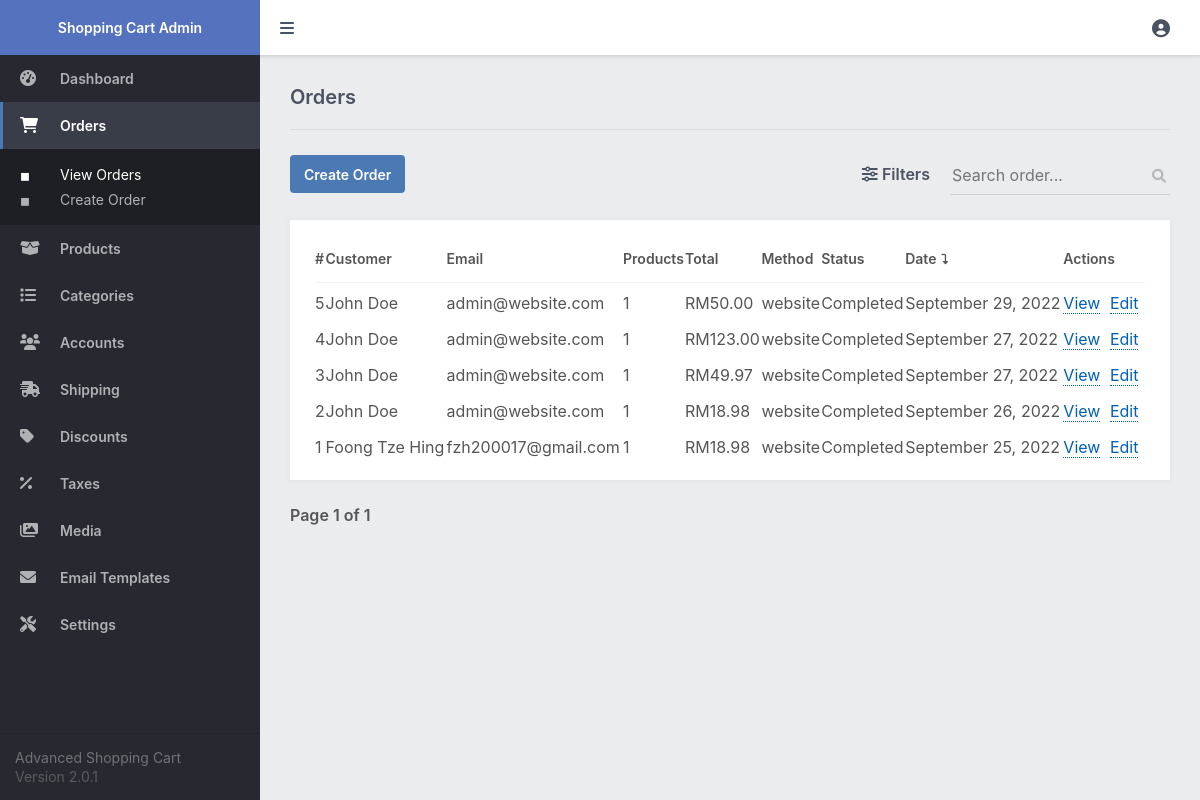
The page /admin/index.php?page=orders (signed in) on the database its author committed.
### tables this page shows
CREATE TABLE `transactions` (
  `id` int(11) NOT NULL,
  `txn_id` varchar(255) NOT NULL,
  `payment_amount` decimal(7,2) NOT NULL,
  `payment_status` varchar(30) NOT NULL,
  `created` datetime NOT NULL,
  `payer_email` varchar(255) NOT NULL DEFAULT '',
  `first_name` varchar(100) NOT NULL DEFAULT '',
  `last_name` varchar(100) NOT NULL DEFAULT '',
  `address_street` varchar(255) NOT NULL DEFAULT '',
  `address_city` varchar(100) NOT NULL DEFAULT '',
  `address_state` varchar(100) NOT NULL DEFAULT '',
  `address_zip` varchar(50) NOT NULL DEFAULT '',
  `address_country` varchar(100) NOT NULL DEFAULT '',
  `account_id` int(11) DEFAULT NULL,
  `payment_method` varchar(50) NOT NULL DEFAULT 'website',
  `shipping_method` varchar(255) NOT NULL DEFAULT '',
  `shipping_amount` decimal(7,2) NOT NULL DEFAULT 0.00,
  `discount_code` varchar(50) NOT NULL DEFAULT ''
);

### admin/index.php (called while the page is built, shortened)
<?php
include '../functions.php';
$page = isset($_GET['page']) && file_exists($_GET['page'] . '.php') ? $_GET['page'] : 'dashboard';
include $page . '.php';
?>

### admin/orders.php (the view, shortened to what this page needs)
<?php
$pagination_page = isset($_GET['pagination_page']) ? $_GET['pagination_page'] : 1;
$search = isset($_GET['search']) ? $_GET['search'] : '';
$status = isset($_GET['status']) ? $_GET['status'] : '';
$method = isset($_GET['method']) ? $_GET['method'] : '';
$account_id = isset($_GET['account_id']) ? $_GET['account_id'] : '';
$order = isset($_GET['order']) && $_GET['order'] == 'ASC' ? 'ASC' : 'DESC';
$order_by_whitelist = ['id','first_name','total_products','payment_amount','payment_method','payment_status','created','payer_email'];
$order_by = isset($_GET['order_by']) && in_array($_GET['order_by'], $order_by_whitelist) ? $_GET['order_by'] : 'created';
$results_per_page = 20;
$param1 = ($pagination_page - 1) * $results_per_page;
$param2 = $results_per_page;
$where = '';
$where .= $search ? 'WHERE (t.first_name LIKE :search OR t.last_name LIKE :search OR t.id LIKE :search OR t.txn_id LIKE :search OR t.payer_email LIKE :search) ' : '';
$stmt = $pdo->prepare('SELECT COUNT(DISTINCT t.id) AS total FROM transactions t LEFT JOIN transactions_items ti ON ti.txn_id = t.txn_id ' . $where);
$stmt->execute();
$orders_total = $stmt->fetchColumn();
$stmt = $pdo->prepare('SELECT t.*, COUNT(ti.id) AS total_products FROM transactions t LEFT JOIN transactions_items ti ON ti.txn_id = t.txn_id ' . $where . ' GROUP BY t.id, t.txn_id, t.payment_amount, t.payment_status, t.created, t.payer_email, t.first_name, t.last_name, t.address_street, t.address_city, t.address_state, t.address_zip, t.address_country, t.account_id, t.payment_method, t.discount_code, t.shipping_method, t.shipping_amount ORDER BY ' . $order_by . ' ' . $order . ' LIMIT :start_results,:num_results');
$stmt->bindParam('start_results', $param1, PDO::PARAM_INT);
$stmt->bindParam('num_results', $param2, PDO::PARAM_INT);
$stmt->execute();
$orders = $stmt->fetchAll(PDO::FETCH_ASSOC);
$url = 'index.php?page=orders&search=' . $search . '&status=' . $status . '&method=' . $method . '&account_id=' . $account_id;
?>
<?=template_admin_header('Orders', 'orders')?>
<div class="content-title">
    <h2>Orders</h2>
</div>
<div class="content-header responsive-flex-column pad-top-5">
    <a href="index.php?page=order_manage" class="btn">Create Order</a>
    <form action="" method="get">
        <div class="filters">
            <a href="#"><i class="fas fa-sliders-h"></i> Filters</a>
        </div>
        <div class="search">
            <label for="search">
                <input id="search" type="text" name="search" placeholder="Search order..." value="<?=htmlspecialchars($search, ENT_QUOTES)?>" class="responsive-width-100">
                <i class="fas fa-search"></i>
            </label>
        </div>
    </form>
</div>
<div class="content-block">
    <div class="table">
        <table>
            <thead>
                <tr>
                    <td><a href="<?=$url . '&order=' . ($order=='ASC'?'DESC':'ASC') . '&order_by=id'?>">#</a></td>
                    <td><a href="<?=$url . '&order=' . ($order=='ASC'?'DESC':'ASC') . '&order_by=first_name'?>">Customer</a></td>
                    <td class="responsive-hidden"><a href="<?=$url . '&order=' . ($order=='ASC'?'DESC':'ASC') . '&order_by=payer_email'?>">Email</a></td>
                    <td class="responsive-hidden"><a href="<?=$url . '&order=' . ($order=='ASC'?'DESC':'ASC') . '&order_by=total_products'?>">Products</a></td>
                    <td><a href="<?=$url . '&order=' . ($order=='ASC'?'DESC':'ASC') . '&order_by=payment_amount'?>">Total</a></td>
                    <td class="responsive-hidden"><a href="<?=$url . '&order=' . ($order=='ASC'?'DESC':'ASC') . '&order_by=payment_method'?>">Method</a></td>
                    <td class="responsive-hidden"><a href="<?=$url . '&order=' . ($order=='ASC'?'DESC':'ASC') . '&order_by=payment_status'?>">Status</a></td>
                    <td class="responsive-hidden"><a href="<?=$url . '&order=' . ($order=='ASC'?'DESC':'ASC') . '&order_by=created'?>">Date</a></td>
                    <td>Actions</td>
                </tr>
            </thead>
            <tbody>
                <?php if (empty($orders)): ?>
                <tr>
                    <td colspan="9" style="text-align:center;">There are no orders</td>
                </tr>
                <?php else: ?>
                <?php foreach ($orders as $i): ?>
                <tr>
                    <td><?=$i['id']?></td>
                    <td><?=htmlspecialchars($i['first_name'], ENT_QUOTES)?> <?=htmlspecialchars($i['last_name'], ENT_QUOTES)?></td>
                    <td class="responsive-hidden"><?=htmlspecialchars($i['payer_email'], ENT_QUOTES)?></td>
                    <td class="responsive-hidden"><?=$i['total_products']?></td>
                    <td><?=currency_code?><?=number_format($i['payment_amount'], 2)?></td>
                    <td class="responsive-hidden"><?=$i['payment_method']?></td>
                    <td class="responsive-hidden"><?=$i['payment_status']?></td>
                    <td class="responsive-hidden"><?=date('F j, Y', strtotime($i['created']))?></td>
                    <td><a href="index.php?page=order&id=<?=$i['id']?>" class="link1">View</a> <a href="index.php?page=order_manage&id=<?=$i['id']?>" class="link1">Edit</a></td>
                </tr>
                <?php endforeach; ?>
                <?php endif; ?>
            </tbody>
        </table>
    </div>
</div>
<div class="pagination">
    <span>Page <?=$pagination_page?> of <?=ceil($orders_total / $results_per_page) == 0 ? 1 : ceil($orders_total / $results_per_page)?></span>
</div>
<?=template_admin_footer()?>

### admin/admin.css (style rules this page uses)
* { box-sizing: border-box; font-family: -apple-system, BlinkMacSystemFont, "segoe ui", roboto, oxygen, ubuntu, cantarell, "fira sans", "droid sans", "helvetica neue", Arial, sans-serif; font-size: 16px; }
html { height: 100%; }
body { position: relative; min-height: 100%; color: #555555; background-color: #ebeced; margin: 0; }
h1, h2, h3, h4, h5 { color: #4a5361; margin: 0; padding: 0; }
main h2 { font-size: 20px; padding-bottom: 20px; font-weight: 600; }
main .content-title { border-bottom: 1px solid #dbdddf; display: flex; }
main .content-title h2 { flex: 1; }
main .content-header { display: flex; justify-content: space-between; }
main .content-header form { display: flex; justify-content: space-between; }
main .content-header form .search input, main .content-header form > select { background-color: transparent; outline: none; border: none; height: 40px; width: 220px; border-bottom: 1px solid #d0d3d5; padding-right: 25px; margin-left: 10px; }
main .content-header .search label { position: relative; }
main .content-header .search i { position: absolute; right: 4px; top: 4px; bottom: 0; font-size: 14px; margin-top: auto; margin-bottom: auto; color: #b5b9bd; }
main .content-header .filters { display: flex; position: relative; margin-right: 10px; margin-bottom: 3px; align-items: center; }
main .content-header .filters a { text-decoration: none; font-weight: 600; color: #4a5361; white-space: nowrap; }
main .content-block { background-color: #fff; margin-top: 25px; padding: 15px; box-shadow: 0px 0px 5px 1px rgba(0, 0, 0, 0.03); overflow: hidden; }
main .pagination { display: flex; align-items: center; padding: 25px 0; }
main .pagination span { font-weight: 600; }
.table { overflow-x: auto; padding: 0 10px; }
.table table { width: 100%; border-collapse: collapse; }
.table table thead td { font-weight: 600; font-size: 14px; padding: 15px 0; }
.table table thead td a { font-weight: inherit; font-size: inherit; color: inherit; text-decoration: none; }
.table table thead tr { border-bottom: 1px solid #f0f1f2; }
.table table tbody tr:first-child td { padding-top: 10px; }
.table table tbody td { padding: 8px 0; }
.link1, .link2 { text-decoration: none; color: #0060ba; border-bottom: 1px dotted; margin: 0 5px 0 0; }
.btn { display: inline-flex; align-items: center; justify-content: center; text-decoration: none; appearance: none; cursor: pointer; border: 0; background: #4a79b4; color: #FFFFFF; padding: 0 14px; font-size: 14px; font-weight: 600; border-radius: 4px; height: 38px; }
.pad-top-5 { padding-top: 25px; }

### rows shown on the page
transactions: id "5", first_name "John", last_name "Doe", payer_email "admin@website.com", total_products "1", payment_amount "50.00", payment_method "website", payment_status "Completed", created "September 29, 2022"
transactions: id "4", first_name "John", last_name "Doe", payer_email "admin@website.com", total_products "1", payment_amount "123.00", payment_method "website", payment_status "Completed", created "September 27, 2022"
transactions: id "3", first_name "John", last_name "Doe", payer_email "admin@website.com", total_products "1", payment_amount "49.97", payment_method "website", payment_status "Completed", created "September 27, 2022"
transactions: id "2", first_name "John", last_name "Doe", payer_email "admin@website.com", total_products "1", payment_amount "18.98", payment_method "website", payment_status "Completed", created "September 26, 2022"
transactions: id "1", first_name "Foong", last_name "Tze Hing", payer_email "fzh200017@gmail.com", total_products "1", payment_amount "18.98", payment_method "website", payment_status "Completed", created "September 25, 2022"

### other values the page prints
$pagination_page "1"
ceil($orders_total / $results_per_page) "1"
